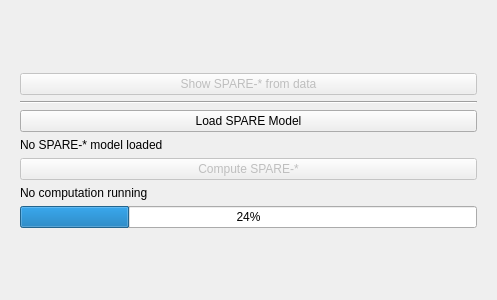
<?xml version="1.0" encoding="UTF-8"?>
<ui version="4.0">
 <class>Form</class>
 <widget class="QWidget" name="Form">
  <property name="geometry">
   <rect>
    <x>0</x>
    <y>0</y>
    <width>497</width>
    <height>300</height>
   </rect>
  </property>
  <property name="windowTitle">
   <string>Compute SPAREs</string>
  </property>
  <layout class="QVBoxLayout" name="verticalLayout_2">
   <item>
    <widget class="QStackedWidget" name="stackedWidget">
     <property name="styleSheet">
      <string notr="true"/>
     </property>
     <property name="currentIndex">
      <number>0</number>
     </property>
     <widget class="QWidget" name="page">
      <layout class="QVBoxLayout" name="verticalLayout_3">
       <item>
        <spacer name="verticalSpacer_2">
         <property name="orientation">
          <enum>Qt::Vertical</enum>
         </property>
         <property name="sizeHint" stdset="0">
          <size>
           <width>20</width>
           <height>40</height>
          </size>
         </property>
        </spacer>
       </item>
       <item>
        <widget class="QPushButton" name="show_SPARE_scores_from_data_Btn">
         <property name="enabled">
          <bool>false</bool>
         </property>
         <property name="text">
          <string>Show SPARE-* from data</string>
         </property>
        </widget>
       </item>
       <item>
        <widget class="Line" name="line">
         <property name="orientation">
          <enum>Qt::Horizontal</enum>
         </property>
        </widget>
       </item>
       <item>
        <widget class="QPushButton" name="load_SPARE_model_Btn">
         <property name="text">
          <string>Load SPARE Model</string>
         </property>
        </widget>
       </item>
       <item>
        <widget class="QLabel" name="SPARE_model_info">
         <property name="text">
          <string>No SPARE-* model loaded</string>
         </property>
        </widget>
       </item>
       <item>
        <widget class="QPushButton" name="compute_SPARE_scores_Btn">
         <property name="enabled">
          <bool>false</bool>
         </property>
         <property name="text">
          <string>Compute SPARE-*</string>
         </property>
        </widget>
       </item>
       <item>
        <widget class="QLabel" name="SPARE_computation_info">
         <property name="text">
          <string>No computation running</string>
         </property>
        </widget>
       </item>
       <item>
        <widget class="QProgressBar" name="factorial_progressBar">
         <property name="value">
          <number>24</number>
         </property>
        </widget>
       </item>
       <item>
        <spacer name="verticalSpacer">
         <property name="orientation">
          <enum>Qt::Vertical</enum>
         </property>
         <property name="sizeHint" stdset="0">
          <size>
           <width>20</width>
           <height>40</height>
          </size>
         </property>
        </spacer>
       </item>
      </layout>
     </widget>
     <widget class="QWidget" name="page_2">
      <layout class="QVBoxLayout" name="verticalLayout">
       <item>
        <layout class="QHBoxLayout" name="horizontalLayout_3">
         <item>
          <widget class="QLabel" name="label">
           <property name="text">
            <string>SPARE-*</string>
           </property>
          </widget>
         </item>
         <item>
          <widget class="QPushButton" name="load_other_model_Btn">
           <property name="text">
            <string>Load other model</string>
           </property>
          </widget>
         </item>
         <item>
          <widget class="QPushButton" name="add_to_dataframe_Btn">
           <property name="text">
            <string>Add to DataFrame</string>
           </property>
          </widget>
         </item>
        </layout>
       </item>
      </layout>
     </widget>
    </widget>
   </item>
  </layout>
 </widget>
 <resources/>
 <connections/>
</ui>
